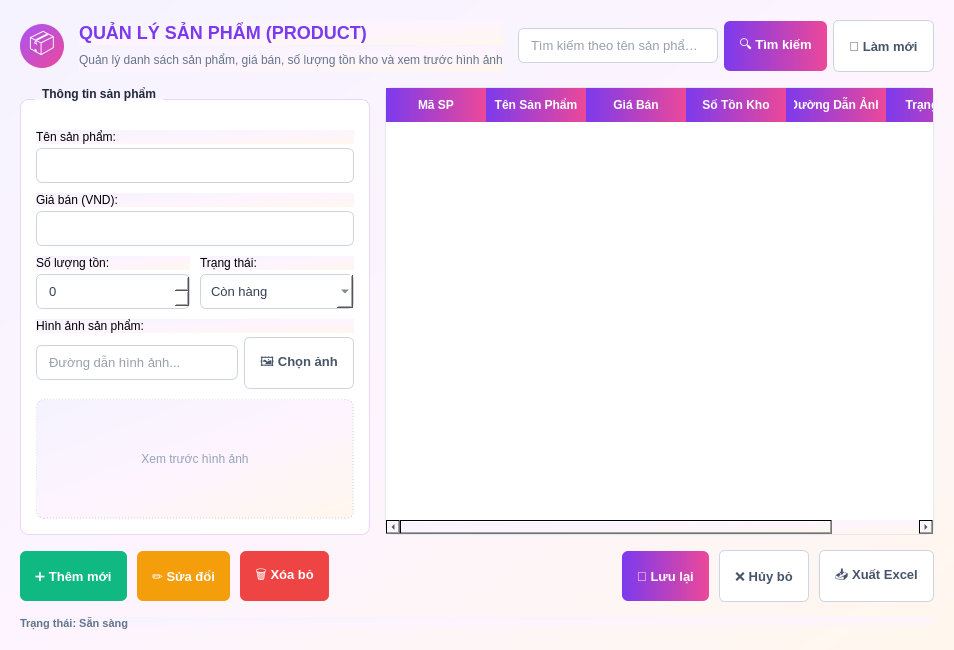
<?xml version="1.0" encoding="UTF-8"?>
<ui version="4.0">
 <class>ProductWidget</class>
 <widget class="QWidget" name="ProductWidget">
  <property name="geometry">
   <rect>
    <x>0</x>
    <y>0</y>
    <width>900</width>
    <height>600</height>
   </rect>
  </property>
  <property name="windowTitle">
   <string>Quản lý Sản phẩm</string>
  </property>
  <property name="styleSheet">
   <string notr="true">
    QWidget {
        background: qlineargradient(spread:pad, x1:0, y1:0, x2:1, y2:1, stop:0 #f5f3ff, stop:0.5 #fdf4ff, stop:1 #fff7ed);
        font-family: &quot;Segoe UI&quot;;
    }
    QLabel#lblTitle {
        font-size: 18px;
        font-weight: bold;
        color: #7c3aed;
    }
    QLabel#lblSubtitle {
        color: #64748b;
        font-size: 12px;
    }
    QGroupBox {
        font-weight: bold;
        color: #1e293b;
        border: 1px solid #e9d5ff;
        border-radius: 8px;
        margin-top: 12px;
        padding-top: 15px;
        background-color: #ffffff;
    }
    QGroupBox::title {
        subcontrol-origin: margin;
        subcontrol-position: top left;
        left: 15px;
        padding: 0 5px;
    }
    QLineEdit, QComboBox, QSpinBox {
        border: 1px solid #cbd5e1;
        border-radius: 6px;
        padding: 8px 10px;
        font-size: 13px;
        color: #334155;
        background-color: #ffffff;
    }
    QLineEdit:focus, QComboBox:focus, QSpinBox:focus {
        border: 2px solid #a855f7;
    }
    QPushButton {
        border-radius: 6px;
        font-weight: 500;
        font-size: 13px;
        padding: 8px 15px;
        height: 34px;
    }
    QPushButton#btnSearch, QPushButton#btnLuu {
        background: qlineargradient(spread:pad, x1:0, y1:0, x2:1, y2:0, stop:0 #7c3aed, stop:1 #ec4899);
        color: #ffffff;
        border: none;
    }
    QPushButton#btnSearch:hover, QPushButton#btnLuu:hover {
        background: qlineargradient(spread:pad, x1:0, y1:0, x2:1, y2:0, stop:0 #6d28d9, stop:1 #db2777);
    }
    QPushButton#btnThem {
        background-color: #10b981;
        color: #ffffff;
        border: none;
    }
    QPushButton#btnThem:hover {
        background-color: #059669;
    }
    QPushButton#btnSua {
        background-color: #f59e0b;
        color: #ffffff;
        border: none;
    }
    QPushButton#btnSua:hover {
        background-color: #d97706;
    }
    QPushButton#btnXoa {
        background-color: #ef4444;
        color: #ffffff;
        border: none;
    }
    QPushButton#btnXoa:hover {
        background-color: #dc2626;
    }
    QPushButton#btnRefresh, QPushButton#btnHuy, QPushButton#btnXuatExcel, QPushButton#btnSelectImage {
        background-color: #ffffff;
        border: 1px solid #cbd5e1;
        color: #475569;
    }
    QPushButton#btnRefresh:hover, QPushButton#btnHuy:hover, QPushButton#btnXuatExcel:hover, QPushButton#btnSelectImage:hover {
        background-color: #f1f5f9;
        color: #1e293b;
    }
    QLabel#lblImagePreview {
        border: 1px dashed #cbd5e1;
        border-radius: 8px;
        background: qlineargradient(spread:pad, x1:0, y1:0, x2:1, y2:1, stop:0 #f5f3ff, stop:0.5 #fdf4ff, stop:1 #fff7ed);
        color: #94a3b8;
    }
    QTableWidget {
        background-color: #ffffff;
        border: 1px solid #e2e8f0;
        border-radius: 8px;
        gridline-color: #f1f5f9;
    }
    QHeaderView::section {
        background: qlineargradient(spread:pad, x1:0, y1:0, x2:1, y2:0, stop:0 #7c3aed, stop:1 #ec4899);
        color: #ffffff;
        font-weight: bold;
        font-size: 12px;
        border: none;
        padding: 8px;
    }
    QTableWidget::item:selected {
        background-color: #f3e8ff;
        color: #7c3aed;
    }
   </string>
  </property>
  <layout class="QVBoxLayout" name="verticalLayout_main">
   <property name="spacing">
    <number>15</number>
   </property>
   <property name="leftMargin">
    <number>20</number>
   </property>
   <property name="topMargin">
    <number>20</number>
   </property>
   <property name="rightMargin">
    <number>20</number>
   </property>
   <property name="bottomMargin">
    <number>20</number>
   </property>
   <item>
    <layout class="QHBoxLayout" name="layoutHeader">
     <item>
      <widget class="QLabel" name="lblIconBadge">
       <property name="minimumSize">
        <size>
         <width>44</width>
         <height>44</height>
        </size>
       </property>
       <property name="maximumSize">
        <size>
         <width>44</width>
         <height>44</height>
        </size>
       </property>
       <property name="font">
        <font>
         <pointsize>18</pointsize>
        </font>
       </property>
       <property name="alignment">
        <set>Qt::AlignCenter</set>
       </property>
       <property name="text">
        <string>📦</string>
       </property>
       <property name="styleSheet">
        <string notr="true">
         #lblIconBadge {
             background: qlineargradient(spread:pad, x1:0, y1:0, x2:1, y2:1, stop:0 #a855f7, stop:1 #ec4899);
             border-radius: 22px;
             color: #ffffff;
         }
        </string>
       </property>
      </widget>
     </item>
     <item>
      <layout class="QVBoxLayout" name="verticalLayout_title">
       <property name="spacing">
        <number>2</number>
       </property>
       <item>
        <widget class="QLabel" name="lblTitle">
         <property name="text">
          <string>QUẢN LÝ SẢN PHẨM (PRODUCT)</string>
         </property>
        </widget>
       </item>
       <item>
        <widget class="QLabel" name="lblSubtitle">
         <property name="text">
          <string>Quản lý danh sách sản phẩm, giá bán, số lượng tồn kho và xem trước hình ảnh</string>
         </property>
        </widget>
       </item>
      </layout>
     </item>
     <item>
      <spacer name="horizontalSpacer_header">
       <property name="orientation">
        <enum>Qt::Horizontal</enum>
       </property>
       <property name="sizeType">
        <enum>QSizePolicy::Expanding</enum>
       </property>
       <property name="sizeHint" stdset="0">
        <size>
         <width>40</width>
         <height>20</height>
        </size>
       </property>
      </spacer>
     </item>
     <item>
      <layout class="QHBoxLayout" name="layoutSearch">
       <property name="spacing">
        <number>6</number>
       </property>
       <item>
        <widget class="QLineEdit" name="txtSearch">
         <property name="minimumSize">
          <size>
           <width>200</width>
           <height>0</height>
          </size>
         </property>
         <property name="placeholderText">
          <string>Tìm kiếm theo tên sản phẩm...</string>
         </property>
        </widget>
       </item>
       <item>
        <widget class="QPushButton" name="btnSearch">
         <property name="text">
          <string>🔍 Tìm kiếm</string>
         </property>
        </widget>
       </item>
       <item>
        <widget class="QPushButton" name="btnRefresh">
         <property name="text">
          <string>🔄 Làm mới</string>
         </property>
        </widget>
       </item>
      </layout>
     </item>
    </layout>
   </item>
   <item>
    <layout class="QHBoxLayout" name="layoutBody">
     <property name="spacing">
      <number>15</number>
     </property>
     <item>
      <widget class="QGroupBox" name="grpProductForm">
       <property name="minimumSize">
        <size>
         <width>320</width>
         <height>0</height>
        </size>
       </property>
       <property name="maximumSize">
        <size>
         <width>350</width>
         <height>16777215</height>
        </size>
       </property>
       <property name="title">
        <string>Thông tin sản phẩm</string>
       </property>
       <layout class="QVBoxLayout" name="verticalLayout_form">
        <property name="spacing">
         <number>10</number>
        </property>
        <property name="leftMargin">
         <number>15</number>
        </property>
        <property name="topMargin">
         <number>15</number>
        </property>
        <property name="rightMargin">
         <number>15</number>
        </property>
        <property name="bottomMargin">
         <number>15</number>
        </property>
        <item>
         <layout class="QVBoxLayout" name="verticalLayout_name">
          <property name="spacing">
           <number>4</number>
          </property>
          <item>
           <widget class="QLabel" name="lblTenSP">
            <property name="text">
             <string>Tên sản phẩm:</string>
            </property>
           </widget>
          </item>
          <item>
           <widget class="QLineEdit" name="txtTenSP"/>
          </item>
         </layout>
        </item>
        <item>
         <layout class="QVBoxLayout" name="verticalLayout_price">
          <property name="spacing">
           <number>4</number>
          </property>
          <item>
           <widget class="QLabel" name="lblGiaBan">
            <property name="text">
             <string>Giá bán (VND):</string>
            </property>
           </widget>
          </item>
          <item>
           <widget class="QLineEdit" name="txtGiaBan"/>
          </item>
         </layout>
        </item>
        <item>
         <layout class="QHBoxLayout" name="horizontalLayout_stock_status">
          <property name="spacing">
           <number>10</number>
          </property>
          <item>
           <layout class="QVBoxLayout" name="verticalLayout_stock">
            <property name="spacing">
             <number>4</number>
            </property>
            <item>
             <widget class="QLabel" name="lblSoLuongTon">
              <property name="text">
               <string>Số lượng tồn:</string>
              </property>
             </widget>
            </item>
            <item>
             <widget class="QSpinBox" name="spinSoLuongTon">
              <property name="maximum">
               <number>999999</number>
              </property>
             </widget>
            </item>
           </layout>
          </item>
          <item>
           <layout class="QVBoxLayout" name="verticalLayout_status">
            <property name="spacing">
             <number>4</number>
            </property>
            <item>
             <widget class="QLabel" name="lblTrangThai">
              <property name="text">
               <string>Trạng thái:</string>
              </property>
             </widget>
            </item>
            <item>
             <widget class="QComboBox" name="cbTrangThai">
              <item>
               <property name="text">
                <string>Còn hàng</string>
               </property>
              </item>
              <item>
               <property name="text">
                <string>Hết hàng</string>
               </property>
              </item>
             </widget>
            </item>
           </layout>
          </item>
         </layout>
        </item>
        <item>
         <layout class="QVBoxLayout" name="verticalLayout_image">
          <property name="spacing">
           <number>4</number>
          </property>
          <item>
           <widget class="QLabel" name="lblImage">
            <property name="text">
             <string>Hình ảnh sản phẩm:</string>
            </property>
           </widget>
          </item>
          <item>
           <layout class="QHBoxLayout" name="horizontalLayout_image_select">
            <property name="spacing">
             <number>6</number>
            </property>
            <item>
             <widget class="QLineEdit" name="txtImagePath">
              <property name="readOnly">
               <bool>true</bool>
              </property>
              <property name="placeholderText">
               <string>Đường dẫn hình ảnh...</string>
              </property>
             </widget>
            </item>
            <item>
             <widget class="QPushButton" name="btnSelectImage">
              <property name="text">
               <string>🖼️ Chọn ảnh</string>
              </property>
             </widget>
            </item>
           </layout>
          </item>
         </layout>
        </item>
        <item>
         <widget class="QLabel" name="lblImagePreview">
          <property name="minimumSize">
           <size>
            <width>0</width>
            <height>120</height>
           </size>
          </property>
          <property name="maximumSize">
           <size>
            <width>16777215</width>
            <height>120</height>
           </size>
          </property>
          <property name="alignment">
           <set>Qt::AlignCenter</set>
          </property>
          <property name="text">
           <string>Xem trước hình ảnh</string>
          </property>
         </widget>
        </item>
        <item>
         <spacer name="verticalSpacer_form">
          <property name="orientation">
           <enum>Qt::Vertical</enum>
          </property>
          <property name="sizeType">
           <enum>QSizePolicy::Expanding</enum>
          </property>
          <property name="sizeHint" stdset="0">
           <size>
            <width>20</width>
            <height>10</height>
           </size>
          </property>
         </spacer>
        </item>
       </layout>
      </widget>
     </item>
     <item>
      <widget class="QTableWidget" name="tblProduct">
       <column>
        <property name="text">
         <string>Mã SP</string>
        </property>
       </column>
       <column>
        <property name="text">
         <string>Tên Sản Phẩm</string>
        </property>
       </column>
       <column>
        <property name="text">
         <string>Giá Bán</string>
        </property>
       </column>
       <column>
        <property name="text">
         <string>Số Tồn Kho</string>
        </property>
       </column>
       <column>
        <property name="text">
         <string>Đường Dẫn Ảnh</string>
        </property>
       </column>
       <column>
        <property name="text">
         <string>Trạng Thái</string>
        </property>
       </column>
      </widget>
     </item>
    </layout>
   </item>
   <item>
    <layout class="QHBoxLayout" name="layoutActions">
     <property name="spacing">
      <number>10</number>
     </property>
     <item>
      <widget class="QPushButton" name="btnThem">
       <property name="text">
        <string>➕ Thêm mới</string>
       </property>
      </widget>
     </item>
     <item>
      <widget class="QPushButton" name="btnSua">
       <property name="text">
        <string>✏️ Sửa đổi</string>
       </property>
      </widget>
     </item>
     <item>
      <widget class="QPushButton" name="btnXoa">
       <property name="text">
        <string>🗑️ Xóa bỏ</string>
       </property>
      </widget>
     </item>
     <item>
      <spacer name="horizontalSpacer_actions">
       <property name="orientation">
        <enum>Qt::Horizontal</enum>
       </property>
       <property name="sizeType">
        <enum>QSizePolicy::Expanding</enum>
       </property>
       <property name="sizeHint" stdset="0">
        <size>
         <width>40</width>
         <height>20</height>
        </size>
       </property>
      </spacer>
     </item>
     <item>
      <widget class="QPushButton" name="btnLuu">
       <property name="text">
        <string>💾 Lưu lại</string>
       </property>
      </widget>
     </item>
     <item>
      <widget class="QPushButton" name="btnHuy">
       <property name="text">
        <string>❌ Hủy bỏ</string>
       </property>
      </widget>
     </item>
     <item>
      <widget class="QPushButton" name="btnXuatExcel">
       <property name="text">
        <string>📥 Xuất Excel</string>
       </property>
      </widget>
     </item>
    </layout>
   </item>
   <item>
    <widget class="QLabel" name="lblStatus">
     <property name="text">
      <string>Trạng thái: Sẵn sàng</string>
     </property>
     <property name="styleSheet">
      <string notr="true">color: #64748b; font-size: 11px; font-weight: 500;</string>
     </property>
    </widget>
   </item>
  </layout>
 </widget>
 <resources/>
 <connections/>
</ui>
